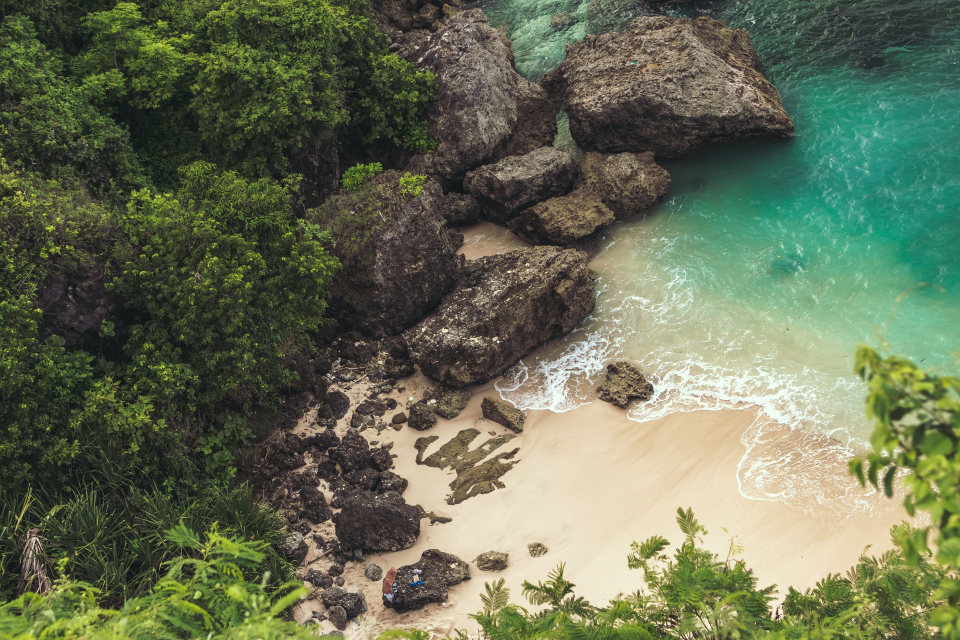
#> input picture sample.jpg, 1920 x 1280 px (shown at 1/2 size)
$ jupyter execute 'Color Identification using Machine Learning.ipynb'   (shell and % lines are left out)
#> lines starting #> are read from the running program, lines starting #| are printed output that depends on the picture
## Import libraries

Let's first import necessary libraries. We need `sklearn` for KMeans algorithm, `matplotlib.pyplot` for plotting graphs, `numpy` to work with arrays, `cv2` to work with image data, `collections` to use Counter to count values, `rgb2lab` to convert RGB values and `deltaE_cie76` to calculate similarity between colors.

[cell 1]
from sklearn.cluster import KMeans
import matplotlib.pyplot as plt
import numpy as np
import cv2
from collections import Counter
from skimage.color import rgb2lab, deltaE_cie76
import os

First, we will define a function that can give us the `hex` values of our the colors that we will identify.

[cell 2]
def RGB2HEX(color):
    return "#{:02x}{:02x}{:02x}".format(int(color[0]), int(color[1]), int(color[2]))

KMeans expects flattened array as input during its fit method. Thus, we need to reshape the image using numpy. Then, we can apply KMeans to first fit and then predict on the image to get the results. Then, the cluster colors are identified an arranged in the correct order. We plot the colors as a pie chart.

I have combined all the steps in two method.

[cell 3]
def get_image(image_path):
#> called with image_path = 'sample.jpg'
    image = cv2.imread(image_path)  #read image
#> image is the input picture: shape (1280, 1920, 3); mean B, G, R 85.2, 110.4, 102.3
    image = cv2.cvtColor(image, cv2.COLOR_BGR2RGB)  #convert image from BGR to RGB
    return image

[cell 4]
def get_colors(image, number_of_colors, show_chart):

#> called with number_of_colors = 8, show_chart = True
    modified_image = cv2.resize(image, (600, 400), interpolation = cv2.INTER_AREA)
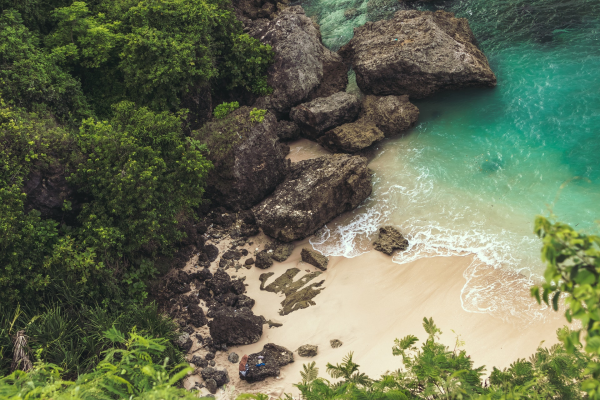
#> modified_image: shape (400, 600, 3); mean R, G, B 102.3, 110.4, 85.2
    modified_image = modified_image.reshape(modified_image.shape[0]*modified_image.shape[1], 3)

    clf = KMeans(n_clusters = number_of_colors)
    labels = clf.fit_predict(modified_image)

    counts = Counter(labels)
#> counts = {0: 62939, 6: 53086, 2: 32982, 4: 20671, 7: 9214, 1: 19248, 3: 14250, 5: 27610}

    center_colors = clf.cluster_centers_
    # We get ordered colors by iterating through the keys
    ordered_colors = [center_colors[i]/255 for i in counts.keys()]
#> ordered_colors = [[0.158, 0.168, 0.142], [0.267, 0.286, 0.212], [0.408, 0.43, 0.267], [0.579, 0.576, 0.357], [0.479, 0.689, 0.541], [0.764, 0.742, 0.603], [0.188, 0.536, 0.446], [0.906, 0.865, 0.758]]
    hex_colors = [RGB2HEX(ordered_colors[i]*255) for i in counts.keys()]
#> hex_colors = ['#282a24', '#308871', '#686d43', '#7aaf89', '#e6dcc1', '#444836', '#93925b', '#c2bd99']
    rgb_colors = [ordered_colors[i]*255 for i in counts.keys()]
#> rgb_colors = [[40.19, 42.92, 36.29], [48.03, 136.7, 113.7], [104.1, 109.8, 67.98], [122.2, 175.8, 137.8], [231, 220.5, 193.4], [68.19, 72.96, 54.02], [147.7, 146.9, 91.08], [194.9, 189.2, 153.7]]

    if (show_chart):
        plt.figure(figsize = (8, 6))
        plt.pie(counts.values(), labels = hex_colors, colors = ordered_colors)

    return rgb_colors

[cell 5]
get_colors(get_image('sample.jpg'), 8, True)
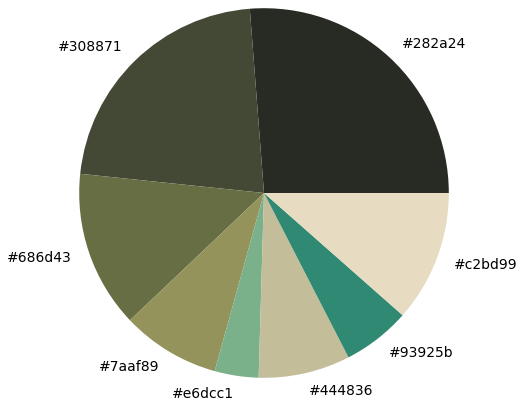
#> figure drawn by matplotlib, 1 panel
